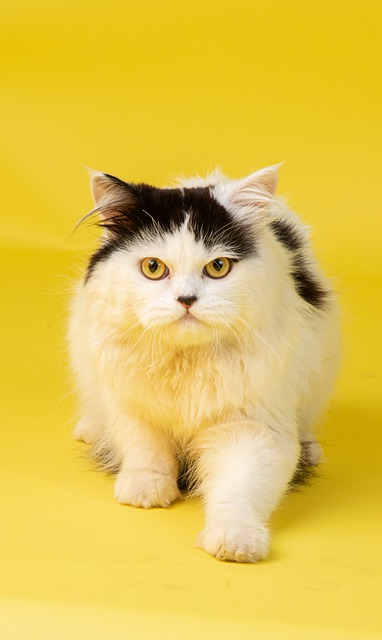
#> input picture image10.jpg, 382 x 640 px
$ python opencv3.py
#> lines starting #> are read from the running program, lines starting #| are printed output that depends on the picture
import cv2                                                                              # pip install opencv-python     # pip install python-opencv
from PIL import ImageFont, ImageDraw, Image                                             # pip install PIL
import numpy as np
                                                                                        # pip install pyinstaller # pyinstaller -w -F --icon="myico.ico" "opencv3.py"

def hangulText(image, text, pos, size, color):
    img_pil = Image.fromarray(image)                                                    # 이미지를 np리스트형태로 만든다
    img_draw = ImageDraw.Draw(img_pil)                                                  # 그림을 그릴 공간 지정
    font = ImageFont.truetype("HMKMAMI.TTF", size)                                      # 폰트와 사이즈 설정
    img_draw.text(pos, text, font=font, fill=color)                                     # 글자 그리기
    return np.array(img_pil)

width = 348
height = 348
origin_pos = np.array([[80,155],[282,155],[80,348],[282,348]], dtype = np.float32)      # 80 155px 왼쪽 위 # 282 155px 오른쪽 위 # 282 348px 오른쪽 아래 # 80 348px 왼쪽 아래
change_pos = np.array([[0,0],[width,0],[0,height],[width,height]], dtype = np.float32)
matrix = cv2.getPerspectiveTransform(origin_pos, change_pos)

img = cv2.imread("image10.jpg")                                                         # 이미지 읽기
#> img is the input picture: shape (640, 382, 3); mean B, G, R 78.9, 195.7, 226.3
img_change = cv2.warpPerspective(img,matrix, (width, height))
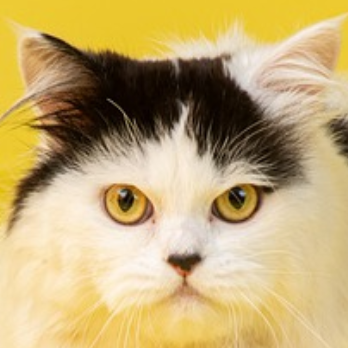
#> img_change: shape (348, 348, 3); mean B, G, R 117.2, 170.6, 194.4

img_change = hangulText(img_change, "문예진", (10,10), 30, (255, 0, 255))

cv2.imshow("my title", img)                                                             # 원본 이미지 보여주기
cv2.imshow("change image", img_change)                                                  # 자른 이미지 보여주기
cv2.waitKey(0)                                                                          # 무한대기

$ run again, with img3.jpg copied over image10.jpg
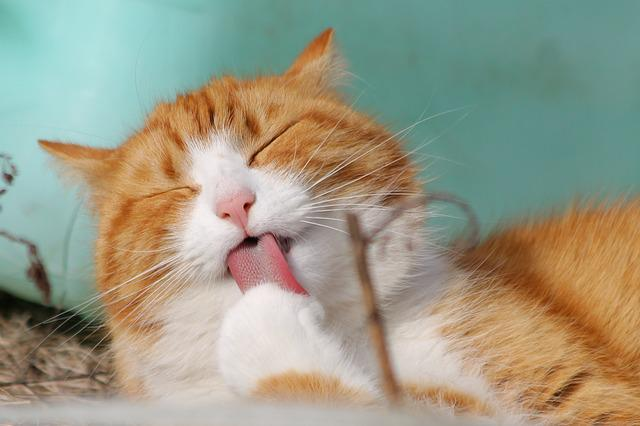
#> input picture img3.jpg, 640 x 426 px
#> img is the input picture: shape (426, 640, 3); mean B, G, R 134.2, 154.2, 155.2
#> `img_change = cv2.warpPerspective(img,matrix, (width, height))`:
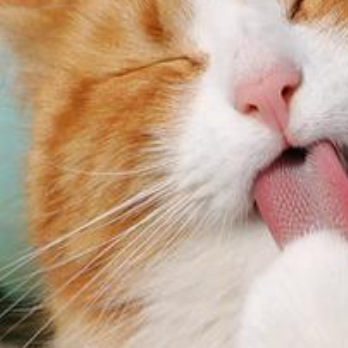
#> img_change: shape (348, 348, 3); mean B, G, R 141.8, 165.2, 194.2

$ run again, with img4.jpg copied over image10.jpg
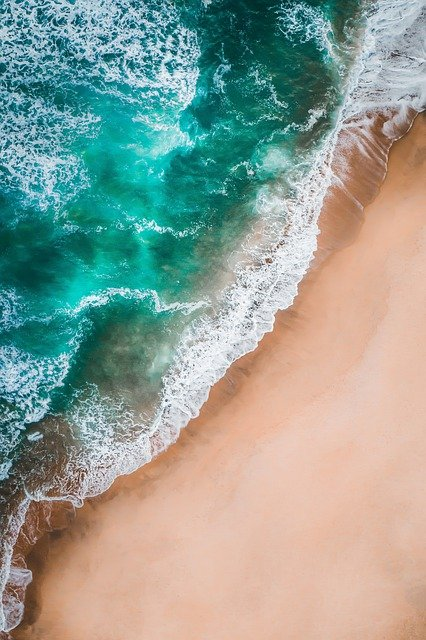
#> input picture img4.jpg, 426 x 640 px
#> img is the input picture: shape (640, 426, 3); mean B, G, R 149.6, 159.9, 145.1
#> `img_change = cv2.warpPerspective(img,matrix, (width, height))`:
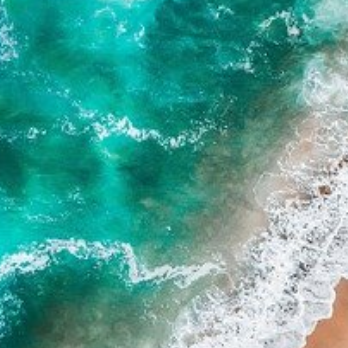
#> img_change: shape (348, 348, 3); mean B, G, R 149, 158.8, 80.2
